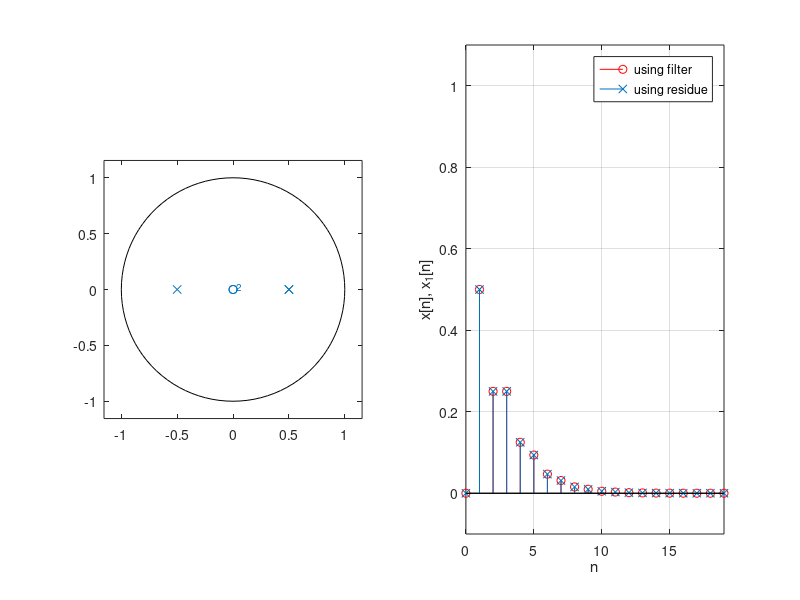

MATLAB code for this plot:
%
% Partial fraction expansion with MATLAB
%
ind=input(' example (1) or example (2)?  ')
if ind==1,
p1=poly(0.5); p2=poly(-0.5); 
a=conv(p1,p2)	% denominator coefficients
z1=poly(0); z2=poly(-1);
b=conv(z1,z2)	% numerator coefficients
else
a=[1 -0.5 -0.25 0.125]
b=[0 0.5 0 0 ];
end
z=roots(b)		% zeros of X(z)
[r,p,k]=residuez(b,a)	% partial fraction expansio;n, poles and gain

figure(1)
subplot(121)
zplane(b,a); grid	% plot of poles and zeros
d=[1 zeros(1,99)];
x=filter(b,a,d);
n=0:99;
if ind==1;
   x1=r(1)*p(1).^n+r(2)*p(2).^n;
else
    xx=p(1).^n;yy=xx.*n;
    x1=(r(1)+r(2)).*xx+r(2).*yy+r(3)*p(3).^n;
end
    subplot(122)
stem(n(1:20),x(1:20),'r')
hold on
stem(n(1:20),x1(1:20),'x'); grid; axis([0 19 -0.1 1.1]); xlabel('n')
ylabel('x[n], x_1[n]'); legend('using filter', 'using residue')
hold off
